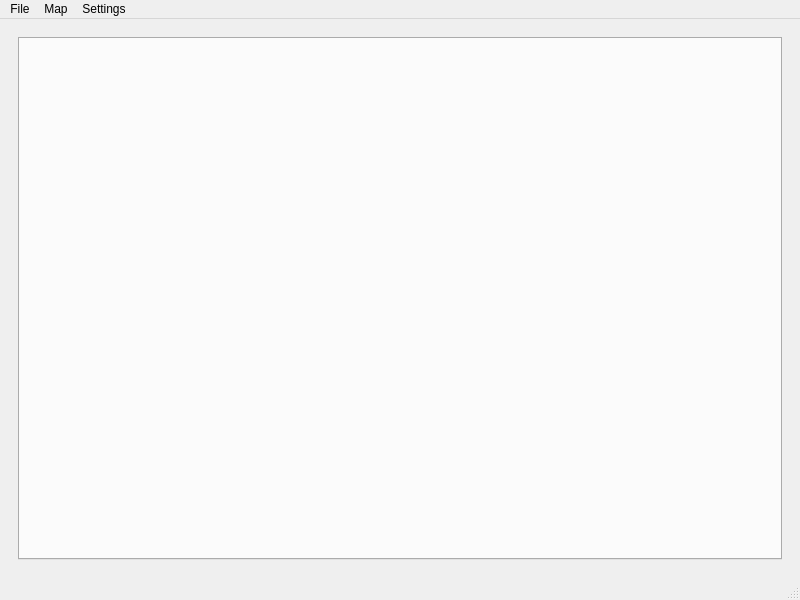
<?xml version="1.0" encoding="UTF-8"?>
<ui version="4.0">
 <class>ARM_OD_view</class>
 <widget class="QMainWindow" name="ARM_OD_view">
  <property name="geometry">
   <rect>
    <x>0</x>
    <y>0</y>
    <width>800</width>
    <height>600</height>
   </rect>
  </property>
  <property name="windowTitle">
   <string>MainWindow</string>
  </property>
  <widget class="QWidget" name="centralwidget">
   <layout class="QGridLayout" name="gridLayout">
    <item row="0" column="0">
     <widget class="QStackedWidget" name="stackedWidget">
      <widget class="QWidget" name="tabPage">
       <property name="sizePolicy">
        <sizepolicy hsizetype="Expanding" vsizetype="Expanding">
         <horstretch>0</horstretch>
         <verstretch>0</verstretch>
        </sizepolicy>
       </property>
       <layout class="QVBoxLayout" name="verticalLayout">
        <item>
         <widget class="QTabWidget" name="mainTabWidget"/>
        </item>
       </layout>
      </widget>
      <widget class="QWidget" name="initializationPage">
       <layout class="QVBoxLayout" name="verticalLayout_2">
        <item>
         <widget class="QLabel" name="initializationLabel">
          <property name="sizePolicy">
           <sizepolicy hsizetype="Expanding" vsizetype="Expanding">
            <horstretch>0</horstretch>
            <verstretch>0</verstretch>
           </sizepolicy>
          </property>
          <property name="font">
           <font>
            <pointsize>18</pointsize>
           </font>
          </property>
          <property name="text">
           <string>Initialization</string>
          </property>
          <property name="alignment">
           <set>Qt::AlignCenter</set>
          </property>
         </widget>
        </item>
       </layout>
      </widget>
     </widget>
    </item>
   </layout>
  </widget>
  <widget class="QMenuBar" name="menubar">
   <property name="geometry">
    <rect>
     <x>0</x>
     <y>0</y>
     <width>800</width>
     <height>21</height>
    </rect>
   </property>
   <widget class="QMenu" name="menuFile">
    <property name="title">
     <string>File</string>
    </property>
    <addaction name="actionNew"/>
    <addaction name="actionExit"/>
   </widget>
   <widget class="QMenu" name="menuMap">
    <property name="title">
     <string>Map</string>
    </property>
    <addaction name="actionOpen_Atlas"/>
    <addaction name="actionOpen_from_file"/>
   </widget>
   <widget class="QMenu" name="menuSettings">
    <property name="title">
     <string>Settings</string>
    </property>
    <addaction name="actionKoordinatometriyaParameters"/>
   </widget>
   <addaction name="menuFile"/>
   <addaction name="menuMap"/>
   <addaction name="menuSettings"/>
  </widget>
  <widget class="QStatusBar" name="statusbar"/>
  <action name="actionNew">
   <property name="text">
    <string>New</string>
   </property>
  </action>
  <action name="actionExit">
   <property name="text">
    <string>Exit</string>
   </property>
  </action>
  <action name="actionOpen_Atlas">
   <property name="text">
    <string>Open Atlas</string>
   </property>
  </action>
  <action name="actionOpen_from_file">
   <property name="text">
    <string>Open from file</string>
   </property>
  </action>
  <action name="actionKoordinatometriyaParameters">
   <property name="text">
    <string>Koordinatometriya parameters</string>
   </property>
  </action>
 </widget>
 <resources/>
 <connections/>
</ui>
